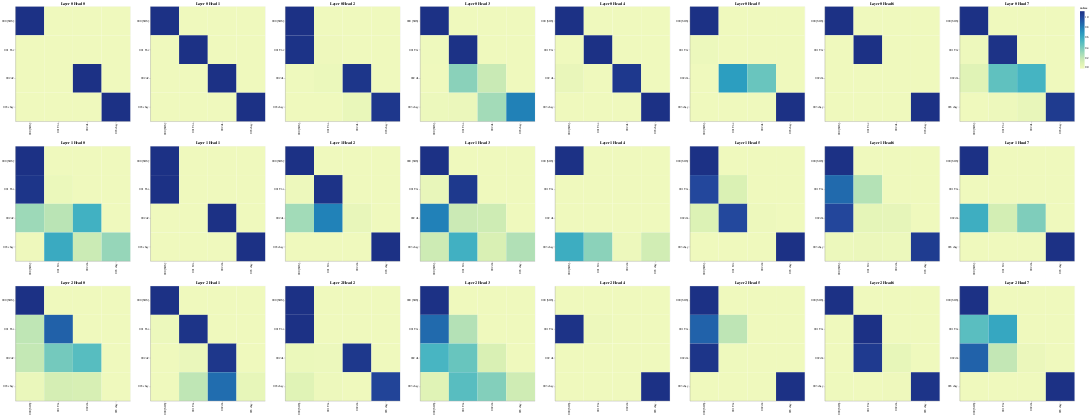

Source (notebook cell):
### Code cell
# Encoder Self-Attention
get_all_attention_maps("decoder", layers, heads, decoder_input_tokens, decoder_input_tokens, min(20, sentence_len))
